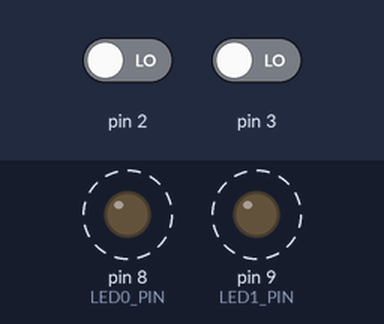
A sketch run on a simulated Arduino Uno, built with avr-gcc and run on an emulated ATmega328P. Parts: output pins drawn as LEDs (lit = HIGH). Dashed ring = blinking. Inputs (shaded band) come from the test bench; at power-on: pin 2 LOW, pin 3 LOW.

Above: at 0.88 s.
1.3 s: pin 2 driven HIGH
At 2.7 s:
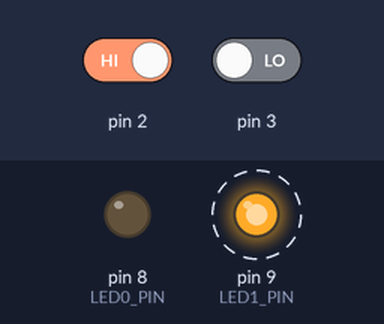
2.8 s: pin 3 driven HIGH
At 3.7 s:
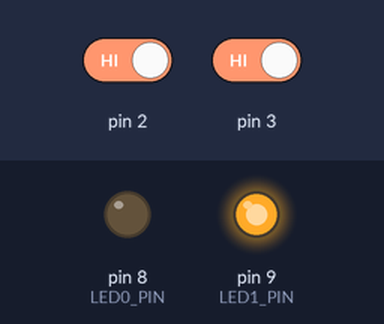
Timing chart, 0 to 5.8 s (numbered marks = the images above; inputs shaded):
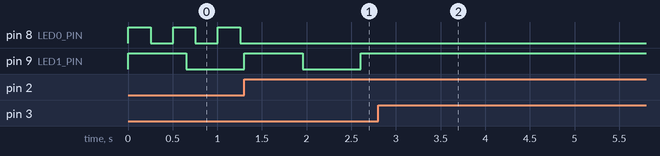

The sketch:

Delay_Version4_WithInterrupts.ino
```cpp
// without delay function (keeps on cycling!);

// define the pins for the LED outputs
const int LED0_PIN = 8; // const means it can't be changed later
int LED0_STATE = LOW;
long LED0_BLINK_RATE = 250;
long NEXT_LED0_BLINK = 0;
volatile boolean isLED0_BLINKING = true;

const int LED1_PIN = 9; // const means it can't be changed later
int LED1_STATE = LOW;
long LED1_BLINK_RATE = 650;
long NEXT_LED1_BLINK = 0;
volatile boolean isLED1_BLINKING = true;

// define the pins for the BUTTON inputs
const int B0_INTERRUPT_NUM = 0; // digital pin 2!!!
const int B1_INTERRUPT_NUM = 1; // digital pin 3!!!


void setup() {
  // initialize the digital pins for the LEDs as outputs.
  pinMode(LED0_PIN, OUTPUT);
  pinMode(LED1_PIN, OUTPUT);

  // initialize the digital pins for the buttons as inputs.
  attachInterrupt(B0_INTERRUPT_NUM, updateLED0, RISING);
  attachInterrupt(B1_INTERRUPT_NUM, updateLED1, RISING);

}

void loop() {
  updateAllLEDS();
}

void updateAllLEDS() {
  long currentTime = millis();
  updateLED0(currentTime);
  updateLED1(currentTime);
}

void updateLED0(long currentTime) {
  if(currentTime > NEXT_LED0_BLINK && isLED0_BLINKING) {
     LED0_STATE = !LED0_STATE;
     digitalWrite(LED0_PIN, LED0_STATE);
     NEXT_LED0_BLINK = currentTime + LED0_BLINK_RATE;
  }
}

void updateLED1(long currentTime) {
  if(currentTime > NEXT_LED1_BLINK && isLED1_BLINKING) {
     LED1_STATE = !LED1_STATE;
     digitalWrite(LED1_PIN, LED1_STATE);
     NEXT_LED1_BLINK = currentTime + LED1_BLINK_RATE;
  }
}

void updateLED0() {
  isLED0_BLINKING = !isLED0_BLINKING;
}

void updateLED1() {
  isLED1_BLINKING = !isLED1_BLINKING;
}
```

Measured:
- after the input at 1.3 s, pin 8 (LED0_PIN): stops changing and stays LOW
- after the input at 2.8 s, pin 9 (LED1_PIN): stops changing and stays HIGH
- by itself, pin 8 (LED0_PIN): alternates HIGH for 0.25 s and LOW for 0.25 s
